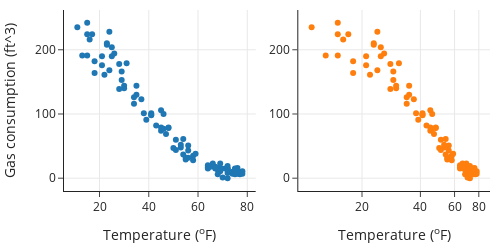

This figure's notebook cell:
### Markdown cell above
Let's begin by looking at a scatter plot of gas consumption as a function of temperature:

### Code cell
fig = make_subplots(rows=1, cols=2)

fig.add_trace(
    go.Scatter(x=heat_df['temp'], y=heat_df['ccf'], mode="markers"),
    row=1, col=1)

fig.update_xaxes(title='Temperature (<sup>o</sup>F)', row=1, col=1)
fig.update_yaxes(title='Gas consumption (ft^3)', row=1, col=1)

fig.add_trace(
    go.Scatter(x=heat_df['temp'], y=heat_df['ccf'], mode="markers"),
    row=1, col=2)

fig.update_xaxes(type="log", title='Temperature (<sup>o</sup>F)', row=1, col=2)

fig.update_layout(height=250, width=500, showlegend=False)
fig.show()

### Figure 1 — Plotly figure (JSON) as saved in the notebook; plotly's stock layout.template omitted (floating-point values rounded to 4 significant figures)
{"data": [{"mode": "markers", "type": "scatter", "x": [29, 31, 15, 43, 23, 71, 67, 72, 15, 64, 58, 48, 35, 16, 25, 35, 53, 69, 75, 72, 67, 46, 29, 25, 34, 47, 69, 72, 76, 69, 51, 45, 21, 48, 23, 28, 70, 51, 64, 76, 54, 37, 11, 75, 24, 64, 26, 18, 72, 72, 45, 66, 17, 56, 54, 56, 74, 69, 78, 72, 56, 21, 41, 30, 22, 34, 53, 59, 74, 78, 77, 64, 41, 30, 50, 24, 13, 38, 46, 65, 74, 76, 75, 68, 58, 41, 18, 28, 15, 45, 75, 55, 68, 67, 76, 55, 39], "xaxis": "x", "y": [166, 179, 224, 82, 208, 15, 15, 8, 242, 18, 35, 78, 144, 216, 204, 130, 48, 16, 14, 15, 18, 100, 153, 190, 126, 69, 16, 15, 16, 23, 60, 106, 190, 79, 210, 178, 1, 44, 20, 7, 37, 123, 235, 15, 228, 17, 194, 164, 13, 0, 74, 23, 224, 43, 61, 51, 9, 11, 11, 19, 32, 176, 99, 144, 161, 116, 52, 38, 10, 7, 6, 15, 101, 140, 47, 168, 191, 101, 77, 18, 7, 9, 6, 13, 28, 98, 182, 139, 191, 79, 12, 29, 6, 16, 11, 32, 91], "yaxis": "y"}, {"mode": "markers", "type": "scatter", "x": [29, 31, 15, 43, 23, 71, 67, 72, 15, 64, 58, 48, 35, 16, 25, 35, 53, 69, 75, 72, 67, 46, 29, 25, 34, 47, 69, 72, 76, 69, 51, 45, 21, 48, 23, 28, 70, 51, 64, 76, 54, 37, 11, 75, 24, 64, 26, 18, 72, 72, 45, 66, 17, 56, 54, 56, 74, 69, 78, 72, 56, 21, 41, 30, 22, 34, 53, 59, 74, 78, 77, 64, 41, 30, 50, 24, 13, 38, 46, 65, 74, 76, 75, 68, 58, 41, 18, 28, 15, 45, 75, 55, 68, 67, 76, 55, 39], "xaxis": "x2", "y": [166, 179, 224, 82, 208, 15, 15, 8, 242, 18, 35, 78, 144, 216, 204, 130, 48, 16, 14, 15, 18, 100, 153, 190, 126, 69, 16, 15, 16, 23, 60, 106, 190, 79, 210, 178, 1, 44, 20, 7, 37, 123, 235, 15, 228, 17, 194, 164, 13, 0, 74, 23, 224, 43, 61, 51, 9, 11, 11, 19, 32, 176, 99, 144, 161, 116, 52, 38, 10, 7, 6, 15, 101, 140, 47, 168, 191, 101, 77, 18, 7, 9, 6, 13, 28, 98, 182, 139, 191, 79, 12, 29, 6, 16, 11, 32, 91], "yaxis": "y2"}], "layout": {"height": 250, "showlegend": false, "width": 500, "xaxis": {"anchor": "y", "autorange": true, "domain": [0, 0.45], "range": [5.586, 83.41], "title": {"text": "Temperature (<sup>o</sup>F)"}, "type": "linear"}, "xaxis2": {"anchor": "y2", "autorange": true, "domain": [0.55, 1], "range": [0.9727, 1.961], "title": {"text": "Temperature (<sup>o</sup>F)"}, "type": "log"}, "yaxis": {"anchor": "x", "autorange": true, "domain": [0, 1], "range": [-19.93, 261.9], "title": {"text": "Gas consumption (ft^3)"}, "type": "linear"}, "yaxis2": {"anchor": "x2", "autorange": true, "domain": [0, 1], "range": [-19.93, 261.9], "type": "linear"}}}
